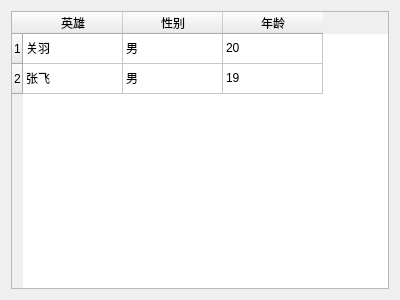
<?xml version="1.0" encoding="UTF-8"?>
<ui version="4.0">
 <class>Widget</class>
 <widget class="QWidget" name="Widget">
  <property name="geometry">
   <rect>
    <x>0</x>
    <y>0</y>
    <width>400</width>
    <height>300</height>
   </rect>
  </property>
  <property name="windowTitle">
   <string>Widget</string>
  </property>
  <layout class="QGridLayout" name="gridLayout">
   <item row="0" column="0">
    <widget class="QTableWidget" name="tableWidget">
     <row>
      <property name="text">
       <string>1</string>
      </property>
     </row>
     <row>
      <property name="text">
       <string>2</string>
      </property>
     </row>
     <column>
      <property name="text">
       <string>英雄</string>
      </property>
     </column>
     <column>
      <property name="text">
       <string>性别</string>
      </property>
     </column>
     <column>
      <property name="text">
       <string>年龄</string>
      </property>
     </column>
     <item row="0" column="0">
      <property name="text">
       <string>关羽</string>
      </property>
     </item>
     <item row="0" column="1">
      <property name="text">
       <string>男</string>
      </property>
     </item>
     <item row="0" column="2">
      <property name="text">
       <string>20</string>
      </property>
     </item>
     <item row="1" column="0">
      <property name="text">
       <string>张飞</string>
      </property>
     </item>
     <item row="1" column="1">
      <property name="text">
       <string>男</string>
      </property>
     </item>
     <item row="1" column="2">
      <property name="text">
       <string>19</string>
      </property>
     </item>
    </widget>
   </item>
  </layout>
 </widget>
 <layoutdefault spacing="6" margin="11"/>
 <resources/>
 <connections/>
</ui>
